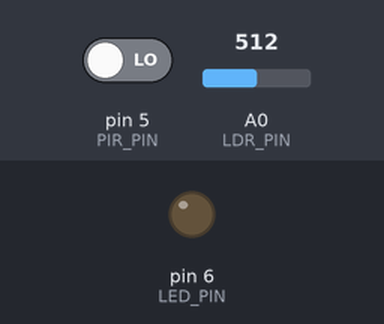
Simulated run of this sketch. Board: Arduino Uno, built with avr-gcc and run on an emulated ATmega328P. On the bench: output pins drawn as LEDs (lit = HIGH). The test bench sets the inputs (shaded band); at power-on: pin 5 (PIR_PIN) LOW, A0 (LDR_PIN) = 512. What the sketch prints to the serial monitor is not drawn.

Above: at 1.2 s.
1.3 s: pin 5 (PIR_PIN) driven HIGH
At 2.1 s:
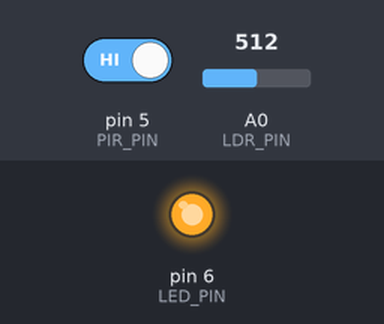
2.8 s: A0 (LDR_PIN) set to 481
At 3.5 s:
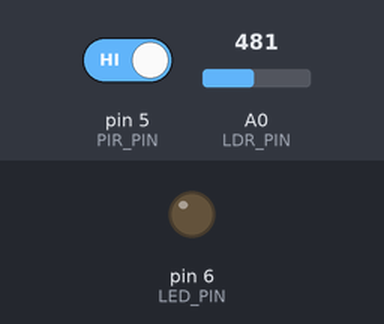
4.8 s: A0 (LDR_PIN) set to 509
At 5.2 s:
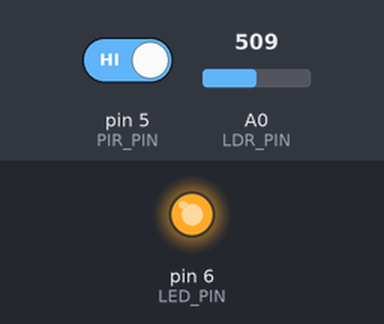
6.4 s: pin 5 (PIR_PIN) driven LOW
At 7.8 s:
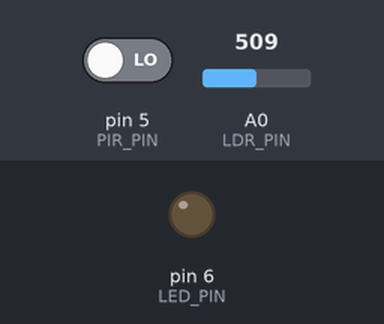
Timing chart, 0 to 9.0 s (numbered marks = the images above; inputs shaded):
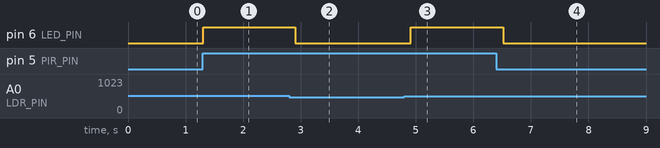

The sketch:

geceLamba.ino
```cpp
int LDR_PIN = A0; // LDR Analog sinyal pini
int LED_PIN = 6; // LED pini
int PIR_PIN = 5; // PIR pini


void setup() {
  pinMode(LED_PIN, OUTPUT);
  pinMode(LDR_PIN, INPUT);
  pinMode(PIR_PIN, INPUT);
  Serial.begin(9600);
}

void loop() {
  int ResisDeger = analogRead(LDR_PIN); // Ilk once bir PIR'in direnc degerini aliyoruz
  Serial.print("Ω :");
  Serial.println(ResisDeger);
  delay(100); // 1 saniye beklemeli direnc degerini yaziyor
  if(ResisDeger >= 500 && ResisDeger < 1000){ // Eger 500-999 Ω araligindaysa
    int PIRstate = digitalRead(PIR_PIN); // Hareketin durumunu al
    if(PIRstate == HIGH){ // Eger varsa LED'i yak
      digitalWrite(LED_PIN, HIGH);
      Serial.println("Hareket Algilandi, isik yakildi");
      delay(100);
    } else{ // Yoksa LED'i kapali tut
      digitalWrite(LED_PIN, LOW);
      Serial.println("Hareket Algilanmadi");
      delay(100);
    }
  } else if(ResisDeger < 499 && ResisDeger >= 0){ // Eger 0-499 Ω araligindaysa LED'i kapali tut ve karanlik olmadi de
    Serial.print("Karanlik Olmadi ");
    digitalWrite(LED_PIN, LOW);
    delay(100);
  }
}
```

Measured:
- the behaviour switches between 499 and 498 on A0 (LDR_PIN) (found by bisection; images 1 and 2)
- after the input at 1.3 s, pin 6 (LED_PIN): LOW → HIGH at once
- after the input at 2.8 s, pin 6 (LED_PIN): HIGH → LOW after 0.11 s
- after the input at 4.8 s, pin 6 (LED_PIN): LOW → HIGH after 0.11 s
- after the input at 6.4 s, pin 6 (LED_PIN): HIGH → LOW after 0.12 s
